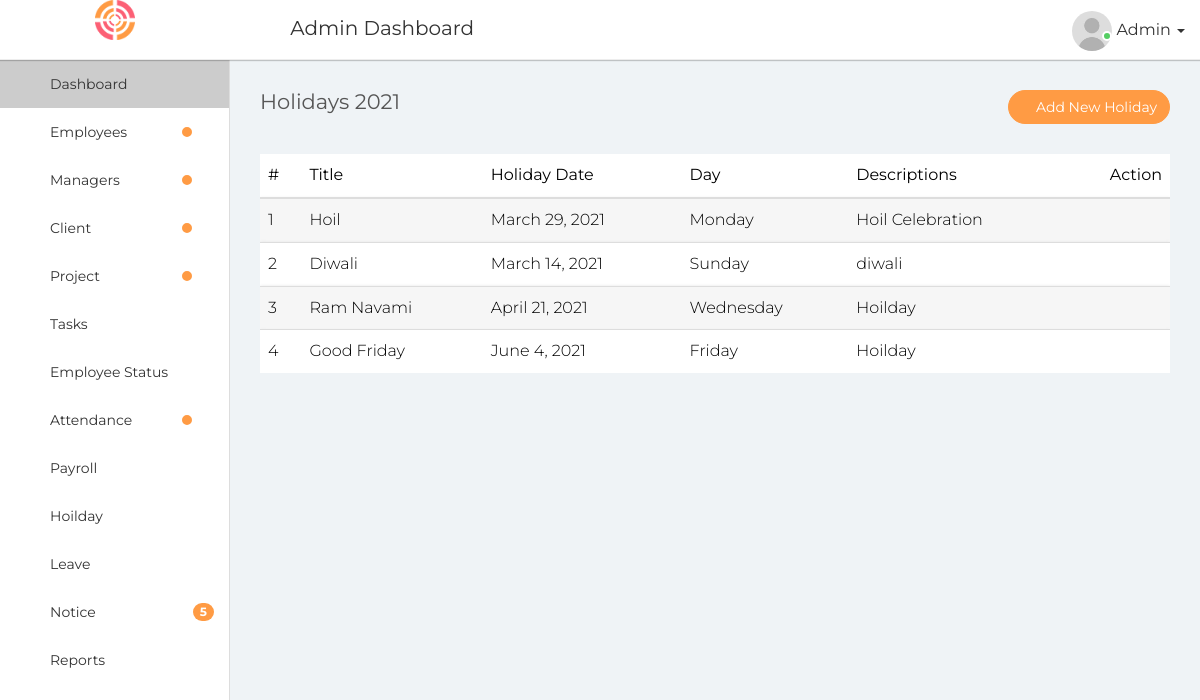
/adminDashboard/hoildays, run on the app's committed database.
### EMS/models.py (models this page shows)
class Holidays(models.Model):
    hoildayId = models.IntegerField(primary_key=True)
    holidayName = models.CharField(max_length=20)
    hoildayDescription = models.CharField(max_length=30)
    hoildayDate = models.DateField()
    hoildayDay = models.CharField(max_length=20)

### EMS/views.py (the view)
# urls.py: path('adminDashboard/hoildays', views.hoildays, name="hoildays"),
def hoildays(request):
    e1 = Holidays.objects.all()
    return render(request, "adminDashboard/hoildays.html", {'e1': e1})

### EMS/templates/adminDashboard/hoildays.html (shortened to what this page needs)
{% extends 'adminDashboard/base.html' %}
{% load static %}
{% block content %}
   <div class="page-wrapper">
                <div class="content container-fluid">
					<div class="row">
						<div class="col-sm-8">
							<h4 class="page-title">Holidays 2021</h4>
						</div>
						<div class="col-sm-4 text-right m-b-30">
							<a href="#" class="btn btn-primary rounded" data-toggle="modal" data-target="#add_holiday"><i class="fa fa-plus"></i> Add New Holiday</a>
						</div>
					</div>
					<div class="row">
						<div class="col-md-12">
							<div class="table-responsive">
								<table class="table table-striped custom-table m-b-0">
									<thead>
										<tr>
											<th>#</th>
											<th>Title </th>
											<th>Holiday Date</th>
											<th>Day</th>
                                            <th>Descriptions</th>
											<th class="text-right">Action</th>
										</tr>
									</thead>
									<tbody>
                                    {% if e1 %}
                                    {% for i in e1 %}
										<tr class="holiday-upcoming">
                                            <td>{{i.hoildayId}}</td>
								        	<td>{{i.holidayName}}</td>
									        <td>{{i.hoildayDate }}</td>
									        <td>{{i.hoildayDay }}</td>
								             <td>{{i.hoildayDescription }}</td>
											<td class="text-right">
												<div class="dropdown">
													<a href="#" class="action-icon dropdown-toggle" data-toggle="dropdown" aria-expanded="false"><i class="fa fa-ellipsis-v"></i></a>
												</div>
											</td>
										</tr>
                                       {% endfor %}
                                    {% endif %}
									</tbody>
								</table>
							</div>
						</div>
					</div>
                </div>
        </div>
{% endblock %}

### data on the page
Holidays: hoildayId "1", holidayName "Hoil", hoildayDate "March 29, 2021", hoildayDay "Monday", hoildayDescription "Hoil Celebration"
Holidays: hoildayId "2", holidayName "Diwali", hoildayDate "March 14, 2021", hoildayDay "Sunday", hoildayDescription "diwali"
Holidays: hoildayId "3", holidayName "Ram Navami", hoildayDate "April 21, 2021", hoildayDay "Wednesday", hoildayDescription "Hoilday"
Holidays: hoildayId "4", holidayName "Good Friday", hoildayDate "June 4, 2021", hoildayDay "Friday", hoildayDescription "Hoilday"
